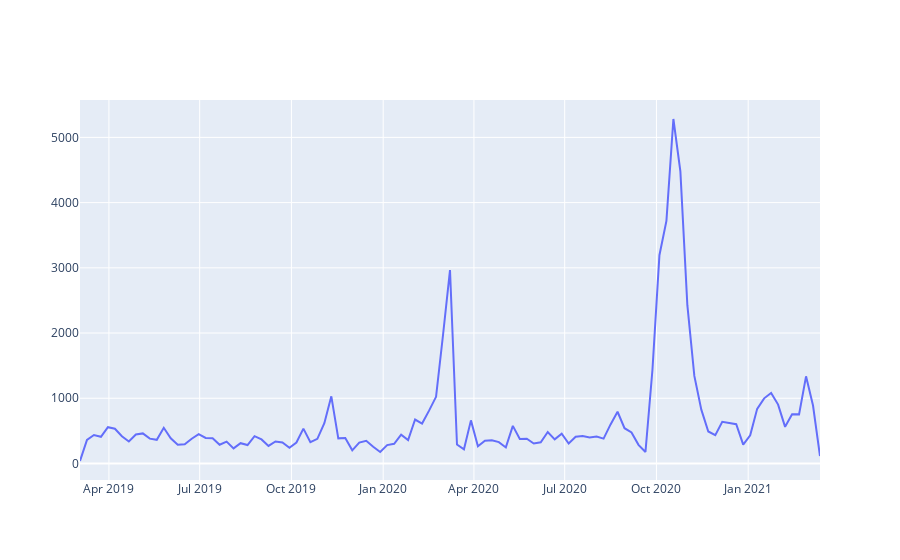

This figure's notebook cell:
### Code cell
fig = go.Figure()

fig.add_trace(
    go.Scatter(
        x=traffic_df.date,
        y=traffic_df.users
    )
)

fig.show()
